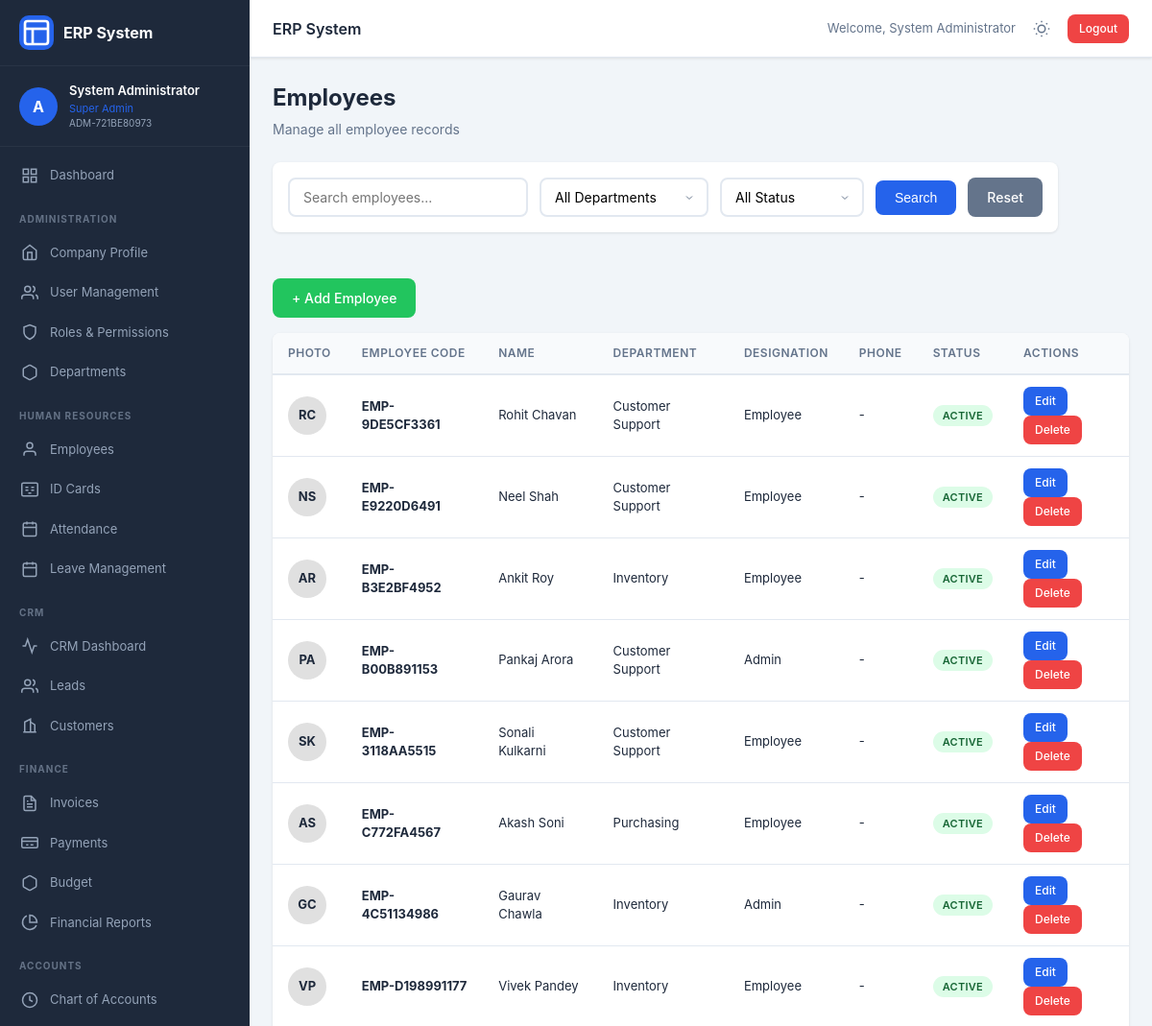
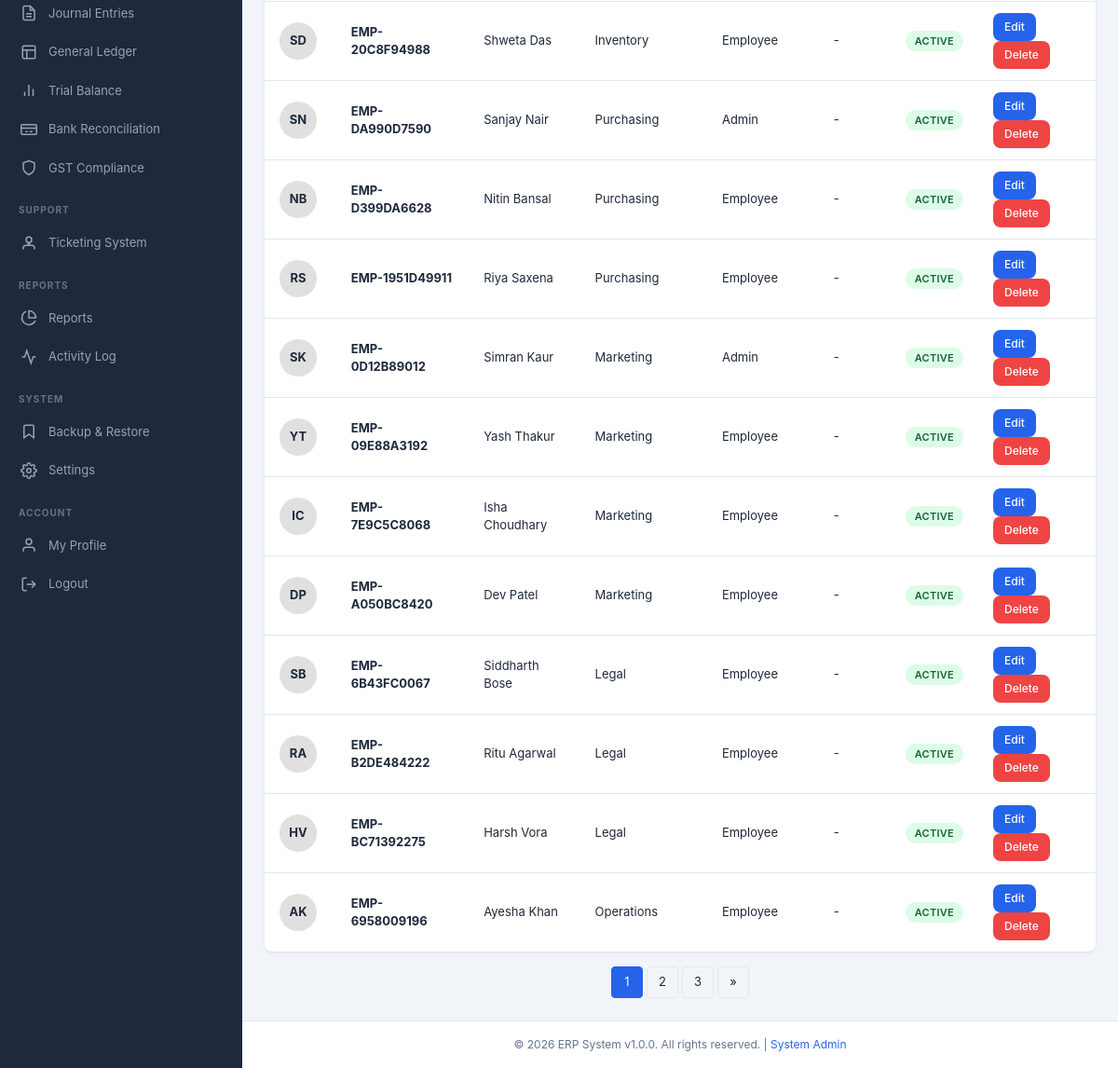
/modules/hr/employees.php (signed in), run on the app's committed database (2 pictures, top to bottom).
### tables this page shows
CREATE TABLE users (
                id INTEGER PRIMARY KEY AUTOINCREMENT,
                username TEXT UNIQUE NOT NULL,
                password_hash TEXT NOT NULL,
                employee_code TEXT UNIQUE NOT NULL,
                email TEXT,
                phone TEXT,
                role_id INTEGER,
                is_active INTEGER DEFAULT 1,
                login_attempts INTEGER DEFAULT 0,
                locked_until TEXT,
                last_login TEXT,
                created_at TEXT DEFAULT (datetime('now','localtime')),
                updated_at TEXT DEFAULT (datetime('now','localtime')),
                FOREIGN KEY (role_id) REFERENCES roles(id)
            );

CREATE TABLE employees (
                id INTEGER PRIMARY KEY AUTOINCREMENT,
                user_id INTEGER UNIQUE,
                employee_code TEXT UNIQUE NOT NULL,
                first_name TEXT NOT NULL,
                last_name TEXT NOT NULL,
                middle_name TEXT,
                date_of_birth TEXT,
                gender TEXT,
                marital_status TEXT,
                blood_group TEXT,
                nationality TEXT DEFAULT 'Indian',
                religion TEXT,
                department TEXT,
                designation TEXT,
                date_of_joining TEXT,
                employment_type TEXT,
                work_location TEXT,
                reporting_to TEXT,
                shift_timing TEXT,
                weekly_off TEXT,
                aadhar_number_encrypted TEXT,
                aadhar_photo TEXT,
                pan_number_encrypted TEXT,
                pan_photo TEXT,
                passport_photo TEXT,
                phone_number TEXT,
                alternate_phone TEXT,
                personal_email TEXT,
                official_email TEXT,
                emergency_contact_name TEXT,
                emergency_contact_phone TEXT,
                emergency_contact_relation TEXT,
                address_aadhar TEXT,
                address_permanent TEXT,
                address_current TEXT,
                city TEXT,
                state TEXT,
                pincode TEXT,
                highest_education TEXT,
                university TEXT,
                year_of_passing TEXT,
                previous_company TEXT,
                previous_designation TEXT,
                years_of_experience TEXT,
                skills TEXT,
                bank_name TEXT,
                bank_account_number_encrypted TEXT,
                ifsc_code TEXT,
                bank_branch TEXT,
                uan_number_encrypted TEXT,
                esic_number_encrypted TEXT,
                is_active INTEGER DEFAULT 1,
                created_at TEXT DEFAULT (datetime('now','localtime')),
                updated_at TEXT DEFAULT (datetime('now','localtime')),
                FOREIGN KEY (user_id) REFERENCES users(id)
            );

CREATE TABLE roles (
                id INTEGER PRIMARY KEY AUTOINCREMENT,
                role_name TEXT UNIQUE NOT NULL,
                role_description TEXT,
                permissions TEXT,
                is_system INTEGER DEFAULT 0,
                created_at TEXT DEFAULT (datetime('now','localtime')),
                updated_at TEXT DEFAULT (datetime('now','localtime'))
            );

### modules/hr/employees.php (the view, shortened to what the rows shown need)
<?php
require_once __DIR__ . '/../../init.php';
require_once __DIR__ . '/../../includes/header.php';
if ($action === 'list') {
    $where = "WHERE 1=1";
    $params = [];
    $page = max(1, (int)($_GET['page'] ?? 1));
    $perPage = 20;
    $offset = ($page - 1) * $perPage;
    $employees = $db->fetchAll(
        "SELECT e.*, u.username FROM employees e LEFT JOIN users u ON e.user_id = u.id $where ORDER BY e.created_at DESC LIMIT $perPage OFFSET $offset",
        $params
    );
    ?>
    <div class="page-header">
        <h1 class="page-title">Employees</h1>
    </div>
    <div class="card">
        <div class="card-body p-0">
            <table class="table">
                <thead>
                    <tr>
                        <th>Photo</th>
                        <th>Employee Code</th>
                        <th>Name</th>
                        <th>Department</th>
                        <th>Designation</th>
                        <th>Phone</th>
                        <th>Status</th>
                        <th>Actions</th>
                    </tr>
                </thead>
                <tbody>
                    <?php foreach ($employees as $emp): ?>
                    <tr>
                        <td>
                            <?php if ($emp['passport_photo'] && file_exists(__DIR__ . '/../../' . $emp['passport_photo'])): ?>
                            <img src="<?= htmlspecialchars($emp['passport_photo']) ?>" alt="Photo" style="width:40px;height:40px;border-radius:50%;object-fit:cover;">
                            <?php else: ?>
                            <div style="width:40px;height:40px;border-radius:50%;background:#e0e0e0;display:flex;align-items:center;justify-content:center;font-weight:bold;">
                                <?= strtoupper(substr($emp['first_name'], 0, 1)) . strtoupper(substr($emp['last_name'], 0, 1)) ?>
                            </div>
                            <?php endif; ?>
                        </td>
                        <td><strong><?= htmlspecialchars($emp['employee_code']) ?></strong></td>
                        <td><?= htmlspecialchars($emp['first_name'] . ' ' . ($emp['middle_name'] ? $emp['middle_name'] . ' ' : '') . $emp['last_name']) ?></td>
                        <td><?= htmlspecialchars($emp['department'] ?? '-') ?></td>
                        <td><?= htmlspecialchars($emp['designation'] ?? '-') ?></td>
                        <td><?= htmlspecialchars($emp['phone_number'] ?? '-') ?></td>
                        <td><?= getStatusBadge($emp['is_active'] ? 'active' : 'inactive') ?></td>
                        <td>
                            <a href="?action=edit&id=<?= $emp['id'] ?>" class="btn btn-sm btn-primary">Edit</a>
                            <?php if (hasPermission('employees', 'delete')): ?>
                            <a href="?action=delete&id=<?= $emp['id'] ?>" class="btn btn-sm btn-danger" onclick="return confirm('Delete this employee?')">Delete</a>
                            <?php endif; ?>
                        </td>
                    </tr>
                    <?php endforeach; ?>
                </tbody>
            </table>
        </div>
    </div>
    <?php
}
require_once __DIR__ . '/../../includes/footer.php'; ?>

### includes/header.php (shortened to what the rows shown need)
<?php
require_once __DIR__ . '/../init.php';
$currentUser = getCurrentUser();
?>
<!DOCTYPE html>
<html lang="en" data-theme="">
<head>
    <link rel="stylesheet" href="/assets/css/style.css">
</head>
<body>
    <div class="app-container">
        <nav class="sidebar" id="sidebar">
            <div class="sidebar-user">
                <div class="user-avatar">
                    <?= strtoupper(substr($currentUser['username'] ?? 'U', 0, 1)) ?>
                </div>
                <div class="user-info">
                    <span class="user-name"><?= getEmployeeName() ?></span>
                    <span class="user-role"><?= $currentUser['role_name'] ?? '' ?></span>
                    <span class="user-code"><?= $currentUser['employee_code'] ?? '' ?></span>
                </div>
            </div>
        </nav>
        <main class="main-content">
            <header class="top-bar">
                <div class="top-bar-right">
                    <span class="user-greeting">Welcome, <?= getEmployeeName() ?></span>
                    <button class="theme-toggle" id="themeToggle" onclick="toggleTheme()" title="Toggle Dark Mode">
                    </button>
                    <a href="/dashboard.php?logout=1" class="btn btn-sm btn-danger" onclick="return confirm('Logout?')">Logout</a>
                </div>
            </header>
            <div class="content-wrapper">

### init.php (shortened to what the rows shown need)
<?php
$auth = Auth::getInstance();
function getCurrentUser() {
    return Auth::getInstance()->getUser();
}
function hasPermission($module, $action = 'view') {
    return Auth::getInstance()->hasPermission($module, $action);
}
function getEmployeeName($empCode = null) {
    $db = Database::getInstance();
    if ($empCode === null) {
        $empCode = Auth::getInstance()->getEmployeeCode();
    }
    $emp = $db->fetchOne("SELECT first_name, last_name FROM employees WHERE employee_code = ?", [$empCode]);
    if ($emp) {
        return $emp['first_name'] . ' ' . $emp['last_name'];
    }
    return 'N/A';
}
function getStatusBadge($status) {
    $colors = [
        'active' => 'success',
        'inactive' => 'danger',
        'pending' => 'warning',
        'approved' => 'success',
        'rejected' => 'danger',
        'open' => 'info',
        'closed' => 'secondary',
        'in_progress' => 'primary',
        'resolved' => 'success',
        'paid' => 'success',
        'unpaid' => 'danger',
        'partial' => 'warning',
        'new' => 'info',
        'contacted' => 'primary',
        'qualified' => 'success',
        'lost' => 'danger',
        'present' => 'success',
        'absent' => 'danger',
        'leave' => 'warning',
        'half_day' => 'info',
        'high' => 'danger',
        'medium' => 'warning',
        'low' => 'info',
        'critical' => 'danger',
    ];
    $color = $colors[strtolower($status)] ?? 'secondary';
    return "<span class='badge bg-{$color}'>{$status}</span>";
}

### data on the page
users: username "A", role.role_name "Super Admin", employee_code "ADM-721BE80973"
employees: getEmployeeName() "System Administrator"
employees: first_name "R", last_name "C", employee_code "EMP-9DE5CF3361", first_name+middle_name+last_name "Rohit Chavan", department "Customer Support", designation "Employee", phone_number "-"
employees: first_name "N", last_name "S", employee_code "EMP-E9220D6491", first_name+middle_name+last_name "Neel Shah", department "Customer Support", designation "Employee", phone_number "-"
employees: first_name "A", last_name "R", employee_code "EMP-B3E2BF4952", first_name+middle_name+last_name "Ankit Roy", department "Inventory", designation "Employee", phone_number "-"
employees: first_name "P", last_name "A", employee_code "EMP-B00B891153", first_name+middle_name+last_name "Pankaj Arora", department "Customer Support", designation "Admin", phone_number "-"
employees: first_name "S", last_name "K", employee_code "EMP-3118AA5515", first_name+middle_name+last_name "Sonali Kulkarni", department "Customer Support", designation "Employee", phone_number "-"
employees: first_name "A", last_name "S", employee_code "EMP-C772FA4567", first_name+middle_name+last_name "Akash Soni", department "Purchasing", designation "Employee", phone_number "-"
employees: first_name "G", last_name "C", employee_code "EMP-4C51134986", first_name+middle_name+last_name "Gaurav Chawla", department "Inventory", designation "Admin", phone_number "-"
employees: first_name "V", last_name "P", employee_code "EMP-D198991177", first_name+middle_name+last_name "Vivek Pandey", department "Inventory", designation "Employee", phone_number "-"
employees: first_name "S", last_name "D", employee_code "EMP-20C8F94988", first_name+middle_name+last_name "Shweta Das", department "Inventory", designation "Employee", phone_number "-"
employees: first_name "S", last_name "N", employee_code "EMP-DA990D7590", first_name+middle_name+last_name "Sanjay Nair", department "Purchasing", designation "Admin", phone_number "-"
employees: first_name "N", last_name "B", employee_code "EMP-D399DA6628", first_name+middle_name+last_name "Nitin Bansal", department "Purchasing", designation "Employee", phone_number "-"
employees: first_name "R", last_name "S", employee_code "EMP-1951D49911", first_name+middle_name+last_name "Riya Saxena", department "Purchasing", designation "Employee", phone_number "-"
employees: first_name "S", last_name "K", employee_code "EMP-0D12B89012", first_name+middle_name+last_name "Simran Kaur", department "Marketing", designation "Admin", phone_number "-"
employees: first_name "Y", last_name "T", employee_code "EMP-09E88A3192", first_name+middle_name+last_name "Yash Thakur", department "Marketing", designation "Employee", phone_number "-"
employees: first_name "I", last_name "C", employee_code "EMP-7E9C5C8068", first_name+middle_name+last_name "Isha Choudhary", department "Marketing", designation "Employee", phone_number "-"
employees: first_name "D", last_name "P", employee_code "EMP-A050BC8420", first_name+middle_name+last_name "Dev Patel", department "Marketing", designation "Employee", phone_number "-"
employees: first_name "S", last_name "B", employee_code "EMP-6B43FC0067", first_name+middle_name+last_name "Siddharth Bose", department "Legal", designation "Employee", phone_number "-"
employees: first_name "R", last_name "A", employee_code "EMP-B2DE484222", first_name+middle_name+last_name "Ritu Agarwal", department "Legal", designation "Employee", phone_number "-"
employees: first_name "H", last_name "V", employee_code "EMP-BC71392275", first_name+middle_name+last_name "Harsh Vora", department "Legal", designation "Employee", phone_number "-"
employees: first_name "A", last_name "K", employee_code "EMP-6958009196", first_name+middle_name+last_name "Ayesha Khan", department "Operations", designation "Employee", phone_number "-"

### other printed values
APP_NAME "ERP System"
APP_VERSION "1.0.0"
form field status "All Status"
